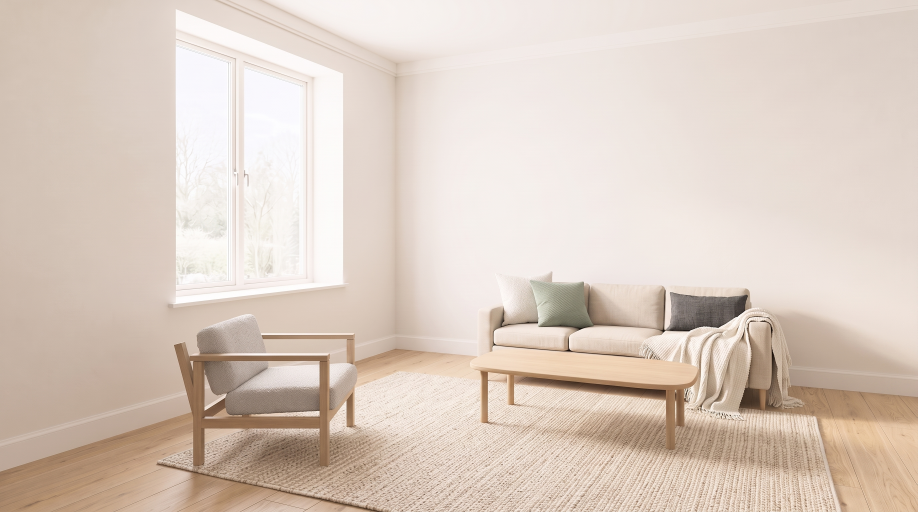
#> input picture assets/renders/living-room/nordic/styled-preview/raw/step-a.jpg, 2752 x 1536 px, given in place of m0-pilot-b-graded.png, which was not available (shown at 1/3 size)
$ python grade.py
#> lines starting #> are read from the running program, lines starting #| are printed output that depends on the picture; pictures that were not available may be replaced by others from this repository, and a replacement may not be noted
# styled-preview: ONE global grade on step-d.png (no local correction).
# 1) global white-balance gains (linear, per channel) so the back-wall reference patch returns to the base
#    chromaticity (cancels the accumulated pink drift of the A->D chain); luminance-neutral (Y kept)
# 2) exposure, capped at +0.5 stop, aiming back-wall L at the base value
# 3) highlight shoulder as pilot grade.py; 4) black point lift (L floor) 0.12. No saturation operator.
import numpy as np, json, sys
from PIL import Image
R='/home/user/homedesign-app/'; P=R+'assets/renders/living-room/nordic/styled-preview/'
BASE=R+'assets/renders/living-room/nordic/m0/pilot-v4.1/m0-pilot-b-graded.png'
W,H=2752,1548
def s2l(x): return np.where(x<=0.04045,x/12.92,((x+0.055)/1.055)**2.4)
def l2s(x): return np.where(x<=0.0031308,x*12.92,1.055*np.power(np.clip(x,0,None),1/2.4)-0.055)
ref=(0.62,0.80,0.12,0.24)   # back wall above the art, right of the pendant
def mean_lin(a,box):
    u0,u1,v0,v1=box; return a[int(v0*H):int(v1*H),int(u0*W):int(u1*W)].reshape(-1,3).mean(0)
b=s2l(np.asarray(Image.open(BASE).convert('RGB'),float)/255)
#> in s2l, `def s2l(x): return np.where(x<=0.04045,x/12.92,((x+0.055)/1.055)**2.4)`:
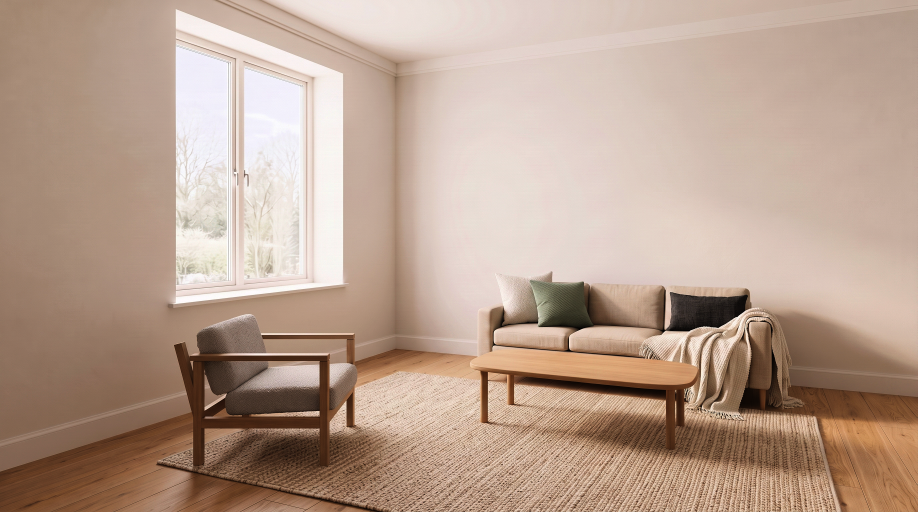
#> returned value: shape (1536, 2752, 3) float64 (shown at 1/3 size); mean of channels 0, 1, 2 0.727, 0.63, 0.565; drawn as R, G, B
d=s2l(np.asarray(Image.open(P+'step-d.png').convert('RGB'),float)/255)
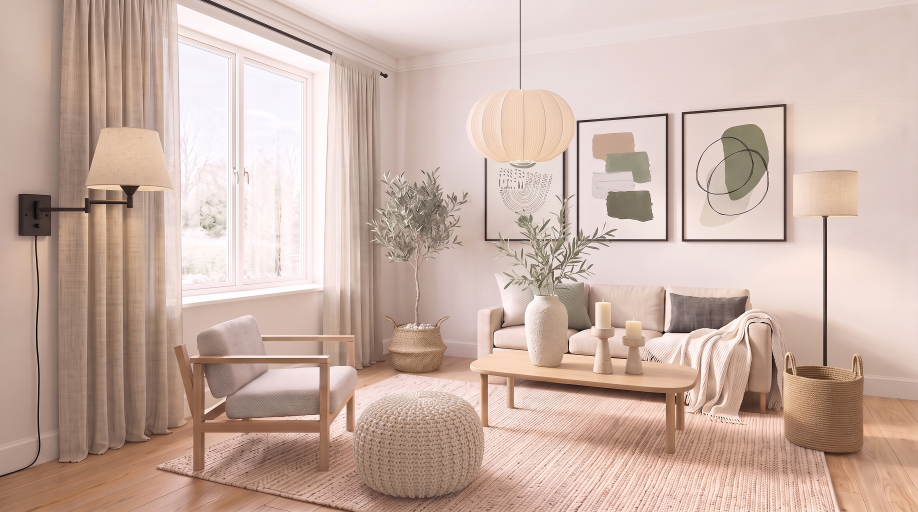
#> input picture assets/renders/living-room/nordic/styled-preview/raw/step-d.jpg, 2752 x 1536 px, given in place of step-d.png, which was not available (shown at 1/3 size)
#> in s2l (call 2), `def s2l(x): return np.where(x<=0.04045,x/12.92,((x+0.055)/1.055)**2.4)`:
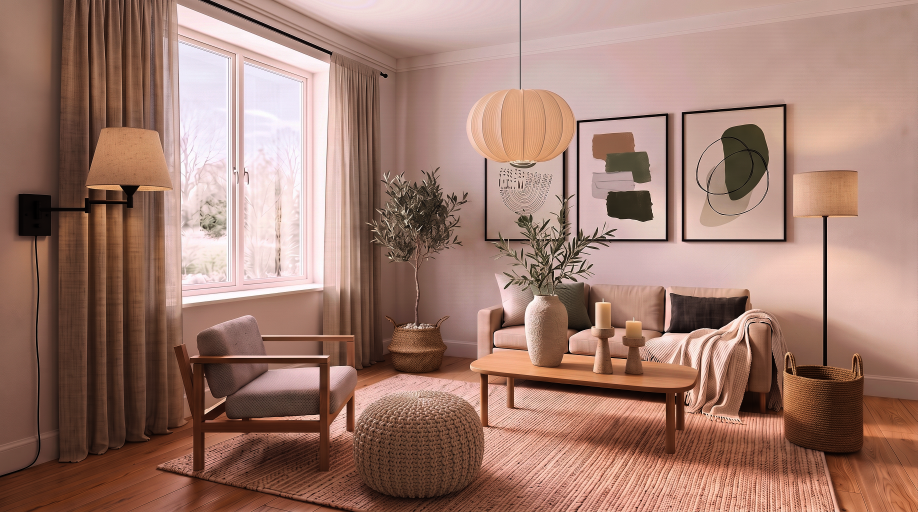
#> returned value: shape (1536, 2752, 3) float64 (shown at 1/3 size); mean of channels 0, 1, 2 0.631, 0.488, 0.437; drawn as R, G, B
mb,md=mean_lin(b,ref),mean_lin(d,ref)
#> mb = [0.837, 0.763, 0.717]; md = [0.776, 0.652, 0.633]
Y=np.array([0.2126,0.7152,0.0722])
gain=(mb/mb.dot(Y))/(md/md.dot(Y))           # chromaticity match, Y-neutral
#> gain = [0.943, 1.02, 0.989]
lin=d*gain
stops=float(np.clip(np.log2(mb.dot(Y)/(md*gain).dot(Y)),0,0.5))
#> stops = 0.196
lin=lin*2**stops
k=0.70; m=lin.max(2,keepdims=True)
#> after `m = lin.max(2, keepdims=True)`:
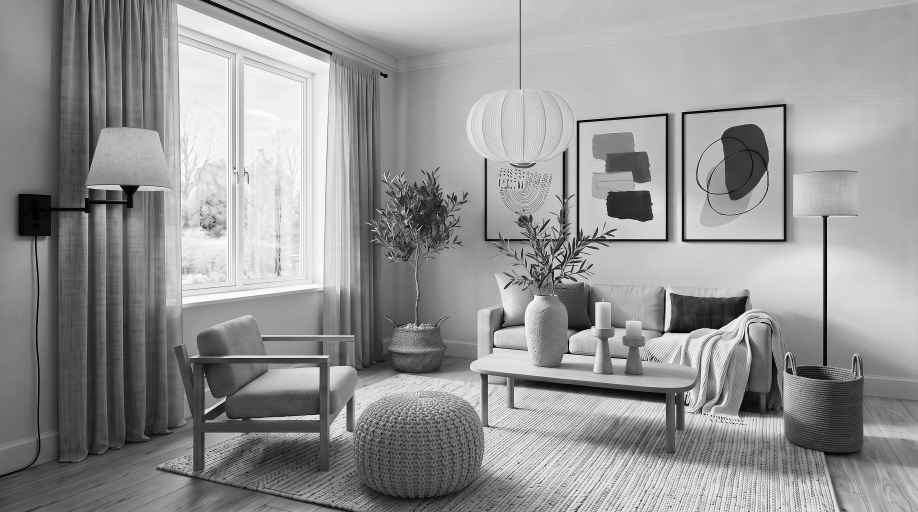
#> m: shape (1536, 2752, 1) float64 (shown at 1/3 size); min 0.000328, max 1.17, mean 0.684; drawn with min black and max white
mc=np.where(m>k,k+(0.985-k)*(1-np.exp(-(m-k)/(0.985-k))),m)
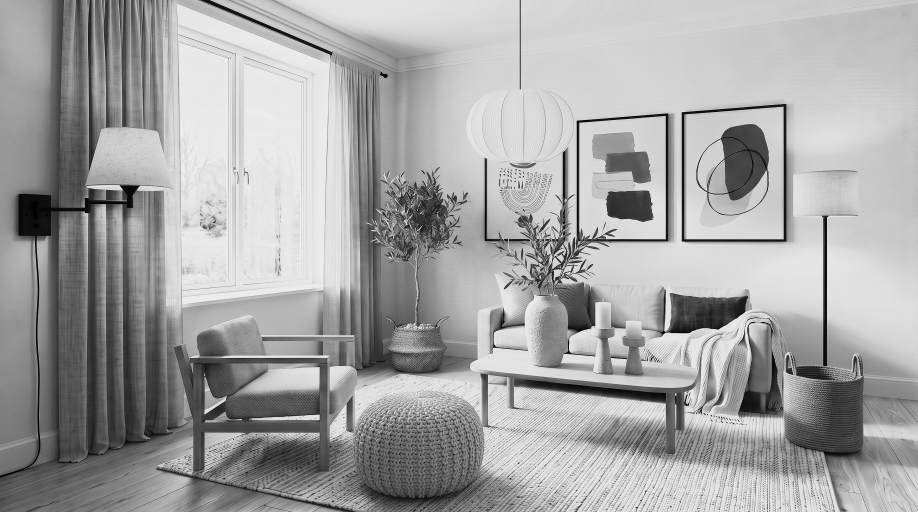
#> mc: shape (1536, 2752, 1) float64 (shown at 1/3 size); min 0.000328, max 0.93, mean 0.647
lin=lin*np.where(m>0,mc/np.maximum(m,1e-6),1)
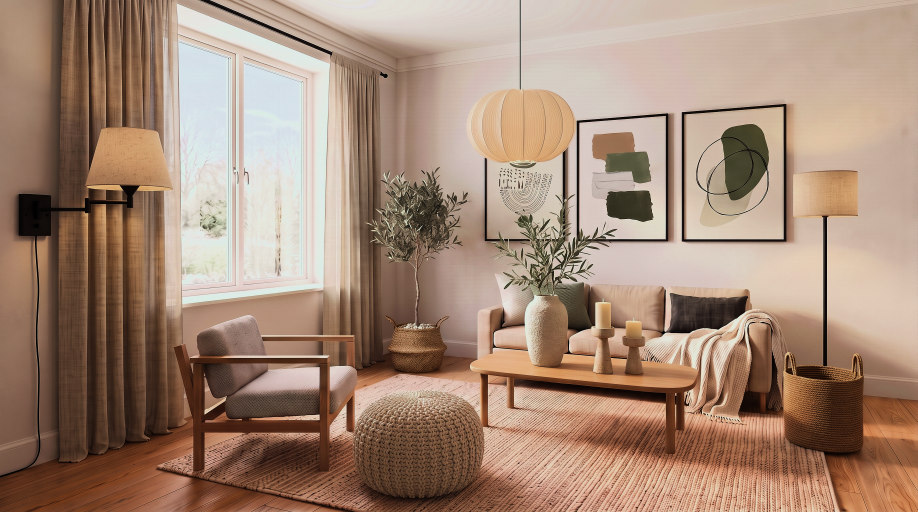
#> lin: shape (1536, 2752, 3) float64 (shown at 1/3 size); mean R, G, B 0.645, 0.537, 0.464
bp=0.12
s=np.clip(bp+(1-bp)*l2s(lin),0,1)
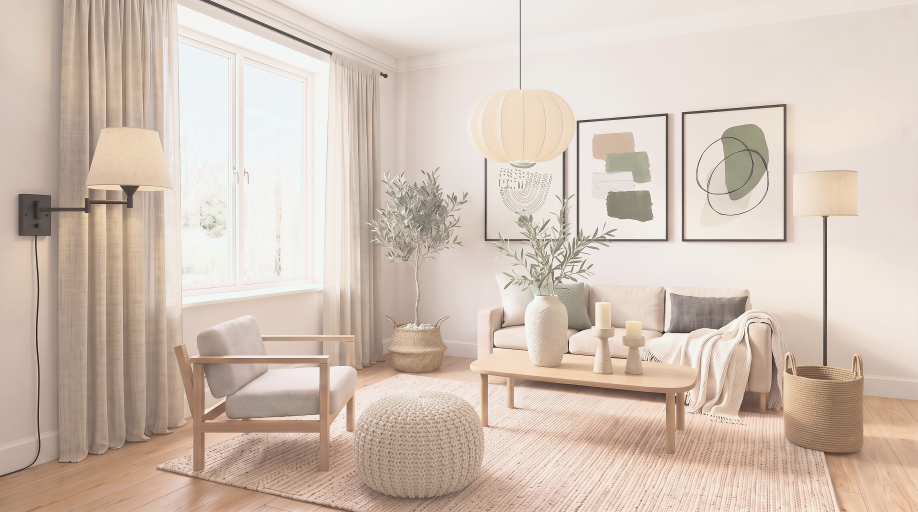
#> s: shape (1536, 2752, 3) float64 (shown at 1/3 size); mean R, G, B 0.828, 0.764, 0.714
Image.fromarray((s*255+0.5).astype(np.uint8)).save(P+'styled-preview.png')
rec={'wb_gain_linear_rgb':[round(x,4) for x in gain],'exposure_stops':round(stops,3),'shoulder_k':k,'black_point':bp,'ref_patch_uv':ref}
#> rec = {'wb_gain_linear_rgb': [0.943, 1.02, 0.989], 'exposure_stops': 0.196, 'shoulder_k': 0.7, 'black_point': 0.12, 'ref_patch_uv': (0.62, 0.8, 0.12, 0.24)}
json.dump(rec,open(P+'raw/grade-params.json','w'),indent=1); print(rec)
#| {'wb_gain_linear_rgb': [0.9426, 1.0214, 0.9888], 'exposure_stops': 0.196, 'shoulder_k': 0.7, 'black_point': 0.12, 'ref_patch_uv': (0.62, 0.8, 0.12, 0.24)}
